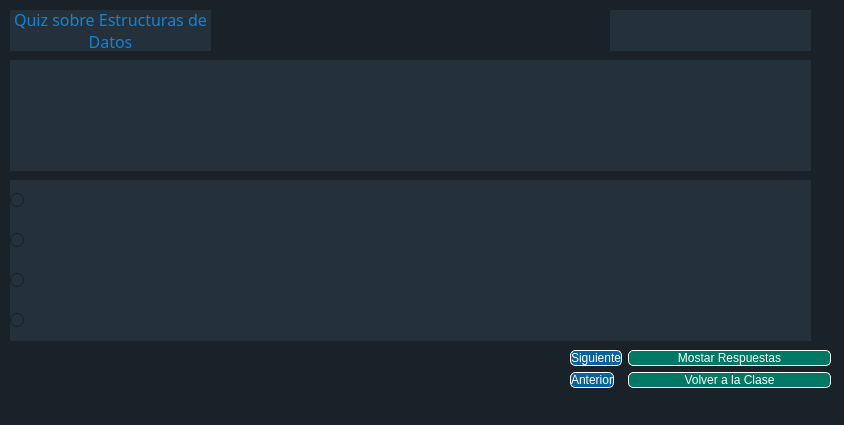
<?xml version="1.0" encoding="UTF-8"?>
<ui version="4.0">
 <class>Preguntas_Leccion_Est</class>
 <widget class="QMainWindow" name="Preguntas_Leccion_Est">
  <property name="geometry">
   <rect>
    <x>0</x>
    <y>0</y>
    <width>844</width>
    <height>425</height>
   </rect>
  </property>
  <property name="minimumSize">
   <size>
    <width>844</width>
    <height>425</height>
   </size>
  </property>
  <property name="maximumSize">
   <size>
    <width>844</width>
    <height>425</height>
   </size>
  </property>
  <property name="windowTitle">
   <string>MainWindow</string>
  </property>
  <property name="styleSheet">
   <string notr="true">background-color: rgb(25, 34, 41);</string>
  </property>
  <widget class="QWidget" name="centralwidget">
   <widget class="QLabel" name="nota">
    <property name="geometry">
     <rect>
      <x>610</x>
      <y>10</y>
      <width>201</width>
      <height>41</height>
     </rect>
    </property>
    <property name="font">
     <font>
      <family>Arial Rounded MT Bold</family>
      <pointsize>12</pointsize>
     </font>
    </property>
    <property name="styleSheet">
     <string notr="true">background-color: rgb(33, 46, 54);
background-color: rgb(36, 49, 59);
border-top-color: rgb(42, 59, 71);
border-right-color: rgb(42, 59, 71);
border-buttom-color: rgb(42, 59, 71);
border-left-color: rgb(42, 59, 71);
color: rgb(16, 131, 214);</string>
    </property>
    <property name="text">
     <string/>
    </property>
   </widget>
   <widget class="QWidget" name="formLayoutWidget">
    <property name="geometry">
     <rect>
      <x>570</x>
      <y>350</y>
      <width>261</width>
      <height>61</height>
     </rect>
    </property>
    <layout class="QFormLayout" name="formLayout_2">
     <item row="0" column="1">
      <widget class="QPushButton" name="btnMostrarRespuestas_2">
       <property name="styleSheet">
        <string notr="true">border-style: solid;
border-width: 1px;
;
background-color: rgb(0, 120, 100);
color: rgb(255, 255, 255);
border-radius: 5px;</string>
       </property>
       <property name="text">
        <string>Mostar Respuestas</string>
       </property>
       <property name="icon">
        <iconset resource="imagenes.qrc">
         <normaloff>:/images/images/Respuestas.png</normaloff>:/images/images/Respuestas.png</iconset>
       </property>
      </widget>
     </item>
     <item row="0" column="0">
      <widget class="QPushButton" name="BotonSiguiente_2">
       <property name="styleSheet">
        <string notr="true">border-style: solid;
border-width: 1px;
;
background-color: rgb(129, 120, 255);
background-color: rgb(255, 176, 248);
color: rgb(255, 255, 255);
background-color: rgb(7, 99, 157);
border-radius: 5px;</string>
       </property>
       <property name="text">
        <string>Siguiente</string>
       </property>
       <property name="icon">
        <iconset resource="imagenes.qrc">
         <normaloff>:/images/images/Siguiente.png</normaloff>:/images/images/Siguiente.png</iconset>
       </property>
      </widget>
     </item>
     <item row="1" column="0">
      <widget class="QPushButton" name="BotonAnterior_2">
       <property name="styleSheet">
        <string notr="true">border-style: solid;
border-width: 1px;
;
background-color: rgb(129, 120, 255);
background-color: rgb(255, 176, 248);
color: rgb(255, 255, 255);
background-color: rgb(7, 99, 157);
border-radius: 5px;</string>
       </property>
       <property name="text">
        <string>Anterior</string>
       </property>
       <property name="icon">
        <iconset resource="imagenes.qrc">
         <normaloff>:/images/images/Anterior.png</normaloff>:/images/images/Anterior.png</iconset>
       </property>
      </widget>
     </item>
     <item row="1" column="1">
      <widget class="QPushButton" name="botonVolver_2">
       <property name="styleSheet">
        <string notr="true">border-style: solid;
border-width: 1px;
;
background-color: rgb(0, 120, 100);
color: rgb(255, 255, 255);
border-radius: 5px;</string>
       </property>
       <property name="text">
        <string>Volver a la Clase</string>
       </property>
       <property name="icon">
        <iconset resource="imagenes.qrc">
         <normaloff>:/images/images/Menu.png</normaloff>:/images/images/Menu.png</iconset>
       </property>
      </widget>
     </item>
    </layout>
   </widget>
   <widget class="QRadioButton" name="option2RadioButton">
    <property name="geometry">
     <rect>
      <x>10</x>
      <y>220</y>
      <width>801</width>
      <height>41</height>
     </rect>
    </property>
    <property name="font">
     <font>
      <family>Arial Rounded MT Bold</family>
      <pointsize>8</pointsize>
     </font>
    </property>
    <property name="styleSheet">
     <string notr="true">background-color: rgb(33, 46, 54);
background-color: rgb(36, 49, 59);
border-top-color: rgb(42, 59, 71);
border-right-color: rgb(42, 59, 71);
border-buttom-color: rgb(42, 59, 71);
border-left-color: rgb(42, 59, 71);
color: rgb(200, 205, 192);
</string>
    </property>
    <property name="text">
     <string/>
    </property>
   </widget>
   <widget class="QRadioButton" name="option3RadioButton">
    <property name="geometry">
     <rect>
      <x>10</x>
      <y>260</y>
      <width>801</width>
      <height>41</height>
     </rect>
    </property>
    <property name="font">
     <font>
      <family>Arial Rounded MT Bold</family>
      <pointsize>8</pointsize>
     </font>
    </property>
    <property name="styleSheet">
     <string notr="true">background-color: rgb(33, 46, 54);
background-color: rgb(36, 49, 59);
border-top-color: rgb(42, 59, 71);
border-right-color: rgb(42, 59, 71);
border-buttom-color: rgb(42, 59, 71);
border-left-color: rgb(42, 59, 71);
color: rgb(200, 205, 192);
</string>
    </property>
    <property name="text">
     <string/>
    </property>
   </widget>
   <widget class="QLabel" name="label_2">
    <property name="geometry">
     <rect>
      <x>470</x>
      <y>0</y>
      <width>61</width>
      <height>21</height>
     </rect>
    </property>
    <property name="styleSheet">
     <string notr="true"/>
    </property>
    <property name="text">
     <string/>
    </property>
   </widget>
   <widget class="QLabel" name="label">
    <property name="geometry">
     <rect>
      <x>10</x>
      <y>10</y>
      <width>201</width>
      <height>41</height>
     </rect>
    </property>
    <property name="font">
     <font>
      <family>Arial Rounded MT Bold</family>
      <pointsize>12</pointsize>
     </font>
    </property>
    <property name="styleSheet">
     <string notr="true">background-color: rgb(33, 46, 54);
background-color: rgb(36, 49, 59);
border-top-color: rgb(42, 59, 71);
border-right-color: rgb(42, 59, 71);
border-buttom-color: rgb(42, 59, 71);
border-left-color: rgb(42, 59, 71);
color: rgb(16, 131, 214);</string>
    </property>
    <property name="text">
     <string>Quiz sobre Estructuras de Datos</string>
    </property>
    <property name="alignment">
     <set>Qt::AlignCenter</set>
    </property>
    <property name="wordWrap">
     <bool>true</bool>
    </property>
   </widget>
   <widget class="QRadioButton" name="option1RadioButton">
    <property name="geometry">
     <rect>
      <x>10</x>
      <y>180</y>
      <width>801</width>
      <height>41</height>
     </rect>
    </property>
    <property name="font">
     <font>
      <family>Arial Rounded MT Bold</family>
      <pointsize>8</pointsize>
     </font>
    </property>
    <property name="styleSheet">
     <string notr="true">background-color: rgb(33, 46, 54);
background-color: rgb(36, 49, 59);
border-top-color: rgb(42, 59, 71);
border-right-color: rgb(42, 59, 71);
border-buttom-color: rgb(42, 59, 71);
border-left-color: rgb(42, 59, 71);
color: rgb(200, 205, 192);
</string>
    </property>
    <property name="text">
     <string/>
    </property>
   </widget>
   <widget class="QLabel" name="iD">
    <property name="geometry">
     <rect>
      <x>340</x>
      <y>0</y>
      <width>131</width>
      <height>21</height>
     </rect>
    </property>
    <property name="styleSheet">
     <string notr="true"/>
    </property>
    <property name="text">
     <string/>
    </property>
   </widget>
   <widget class="QRadioButton" name="option4RadioButton">
    <property name="geometry">
     <rect>
      <x>10</x>
      <y>300</y>
      <width>801</width>
      <height>41</height>
     </rect>
    </property>
    <property name="font">
     <font>
      <family>Arial Rounded MT Bold</family>
      <pointsize>8</pointsize>
     </font>
    </property>
    <property name="styleSheet">
     <string notr="true">background-color: rgb(33, 46, 54);
background-color: rgb(36, 49, 59);
border-top-color: rgb(42, 59, 71);
border-right-color: rgb(42, 59, 71);
border-buttom-color: rgb(42, 59, 71);
border-left-color: rgb(42, 59, 71);
color: rgb(200, 205, 192);
</string>
    </property>
    <property name="text">
     <string/>
    </property>
   </widget>
   <widget class="QLabel" name="questionLabel">
    <property name="geometry">
     <rect>
      <x>10</x>
      <y>60</y>
      <width>801</width>
      <height>111</height>
     </rect>
    </property>
    <property name="font">
     <font>
      <family>Arial Rounded MT Bold</family>
      <pointsize>12</pointsize>
      <bold>false</bold>
     </font>
    </property>
    <property name="styleSheet">
     <string notr="true">background-color: rgb(33, 46, 54);
background-color: rgb(36, 49, 59);
border-top-color: rgb(42, 59, 71);
border-right-color: rgb(42, 59, 71);
border-buttom-color: rgb(42, 59, 71);
border-left-color: rgb(42, 59, 71);
color: rgb(16, 131, 214);</string>
    </property>
    <property name="text">
     <string/>
    </property>
    <property name="scaledContents">
     <bool>true</bool>
    </property>
    <property name="alignment">
     <set>Qt::AlignCenter</set>
    </property>
    <property name="wordWrap">
     <bool>true</bool>
    </property>
   </widget>
  </widget>
  <widget class="QStatusBar" name="statusbar"/>
 </widget>
 <resources>
  <include location="imagenes.qrc"/>
 </resources>
 <connections/>
</ui>
